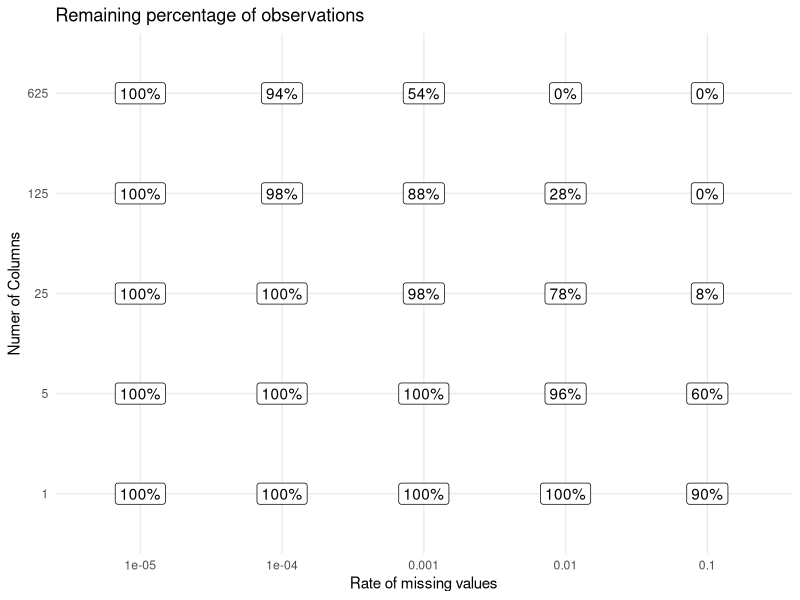

This figure's R source:
## ---- chunk 1
#| label: dist-missing-rates
#| message: false
#| echo: false
library(tidyverse)

expand_grid(
  rate = c(0.00001, 0.0001, 0.001, 0.01, 0.1),
  ncol = 5 ^ (0:4)
) |>
  mutate(missing = (1 - rate) ^ ncol) |>
  ggplot(aes(factor(rate), factor(ncol), label = scales::label_percent(2)(missing))) +
  geom_label() +
  theme_minimal() +
  labs(
    title = "Remaining percentage of observations",
    x = "Rate of missing values",
    y = "Numer of Columns"
  )
## ---- chunk 2
#| label: step_naomit
#| message: false
library(recipes)

naomit_rec <- recipe(~., data = mtcars) |>
  step_naomit(all_predictors()) |>
  prep()

bake(naomit_rec, new_data = NULL)
## ---- chunk 3
#| label: step_filter_missing
library(recipes)

filter_missing_rec <- recipe(~., data = mtcars) |>
  step_filter_missing(all_predictors()) |>
  prep()

bake(filter_missing_rec, new_data = NULL)
